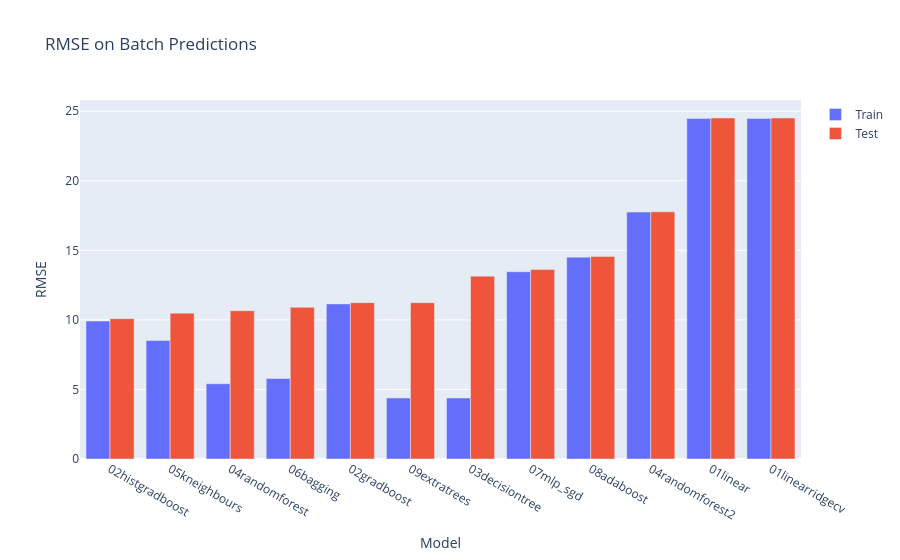
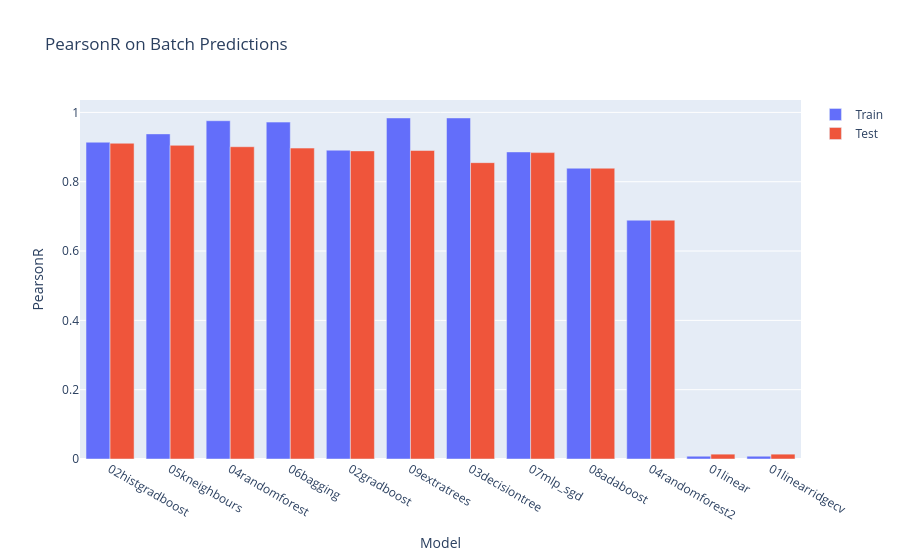

Notebook cell for these charts, in order:
### Code cell
"""
-Below are performance metrics for batch predictions on Train vs Test data, 80:20 split
"""

## RMSE on Batch Predictions
fig = go.Figure(data = [
    go.Bar(name = "Train", x = df["Model"], y = df["RMSE (train)"]),
    go.Bar(name = "Test", x = df["Model"], y = df["RMSE (test)"]),
    # go.Bar(name = "Sample", x = df["Model"], y = df["RMSE (sample)"]),
])
fig.update_layout(title = "RMSE on Batch Predictions")
fig.update_layout(yaxis_title = "RMSE")
fig.update_layout(xaxis_title = "Model")
fig.update_layout(barmode = "group")
fig.show()


## PearsonR on Batch Predictions
fig = go.Figure(data = [
    go.Bar(name = "Train", x = df["Model"], y = df["PearsonR (train)"]),
    go.Bar(name = "Test", x = df["Model"], y = df["PearsonR (test)"]),
    # go.Bar(name = "Sample", x = df["Model"], y = df["PearsonR (sample)"]),
])
fig.update_layout(title = "PearsonR on Batch Predictions")
fig.update_layout(yaxis_title = "PearsonR")
fig.update_layout(xaxis_title = "Model")
fig.update_layout(barmode = "group")
fig.show()

### Figure 1 — Plotly figure (JSON) as saved in the notebook; plotly's stock layout.template omitted (floating-point values rounded to 4 significant figures)
{"data": [{"name": "Train", "type": "bar", "x": ["02histgradboost", "05kneighbours", "04randomforest", "06bagging", "02gradboost", "09extratrees", "03decisiontree", "07mlp_sgd", "08adaboost", "04randomforest2", "01linear", "01linearridgecv"], "y": [9.919, 8.518, 5.411, 5.785, 11.15, 4.386, 4.386, 13.46, 14.51, 17.75, 24.49, 24.49]}, {"name": "Test", "type": "bar", "x": ["02histgradboost", "05kneighbours", "04randomforest", "06bagging", "02gradboost", "09extratrees", "03decisiontree", "07mlp_sgd", "08adaboost", "04randomforest2", "01linear", "01linearridgecv"], "y": [10.09, 10.49, 10.66, 10.9, 11.24, 11.24, 13.15, 13.62, 14.56, 17.77, 24.52, 24.52]}], "layout": {"barmode": "group", "title": {"text": "RMSE on Batch Predictions"}, "xaxis": {"title": {"text": "Model"}}, "yaxis": {"title": {"text": "RMSE"}}}}

### Figure 2 — Plotly figure (JSON) as saved in the notebook; plotly's stock layout.template omitted (floating-point values rounded to 4 significant figures)
{"data": [{"name": "Train", "type": "bar", "x": ["02histgradboost", "05kneighbours", "04randomforest", "06bagging", "02gradboost", "09extratrees", "03decisiontree", "07mlp_sgd", "08adaboost", "04randomforest2", "01linear", "01linearridgecv"], "y": [0.914, 0.938, 0.976, 0.972, 0.891, 0.984, 0.984, 0.886, 0.839, 0.689, 0.008, 0.008]}, {"name": "Test", "type": "bar", "x": ["02histgradboost", "05kneighbours", "04randomforest", "06bagging", "02gradboost", "09extratrees", "03decisiontree", "07mlp_sgd", "08adaboost", "04randomforest2", "01linear", "01linearridgecv"], "y": [0.911, 0.905, 0.901, 0.897, 0.889, 0.89, 0.855, 0.884, 0.839, 0.689, 0.014, 0.014]}], "layout": {"barmode": "group", "title": {"text": "PearsonR on Batch Predictions"}, "xaxis": {"title": {"text": "Model"}}, "yaxis": {"title": {"text": "PearsonR"}}}}
